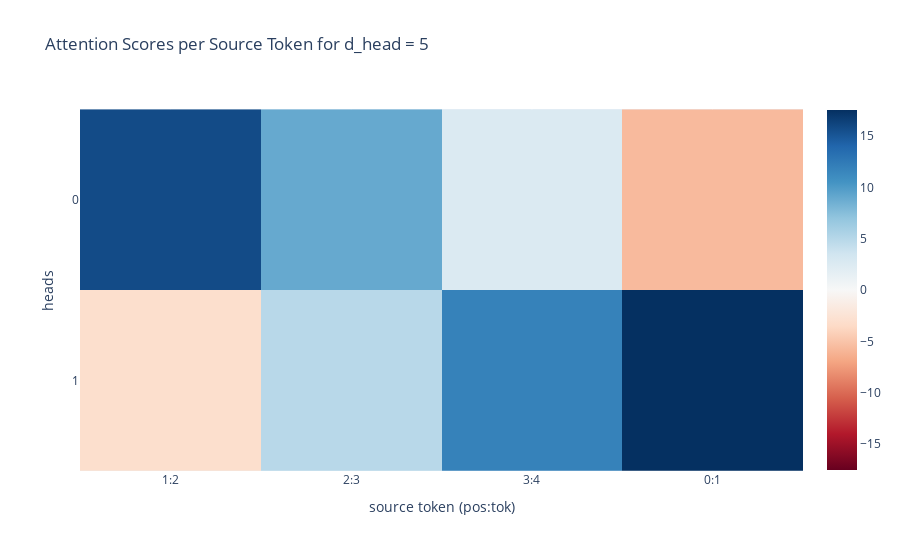

The notebook cell this image was saved under:
### Code cell
rankings = get_rankings(seq,checkpoints[5][-1])


ranked_dict = [{f"{rank[0]}:{rank[1]}": rank[2] for rank in rankings[head]} for head in rankings.keys()]
x_labels = [key for key in ranked_dict[0].keys()]
imshow([[ranked_dict[j][key] for key in ranked_dict[0].keys()] for j in range(len(ranked_dict))], xaxis = "source token (pos:tok)", x = x_labels, yaxis = "heads", y = ["0","1"],title = f"Attention Scores per Source Token for d_head = {dh}")

### Figure 1 — Plotly figure (JSON) as saved in the notebook; plotly's stock layout.template omitted (floating-point values rounded to 4 significant figures)
{"data": [{"coloraxis": "coloraxis", "hovertemplate": "source token (pos:tok): %{x}<br>heads: %{y}<br>color: %{z}<extra></extra>", "name": "0", "type": "heatmap", "x": ["1:2", "2:3", "3:4", "0:1"], "xaxis": "x", "y": ["0", "1"], "yaxis": "y", "z": [[15.78, 8.974, 2.595, -5.634], [-3.035, 4.887, 11.85, 17.54]]}], "layout": {"coloraxis": {"cmid": 0, "colorscale": [[0, "rgb(103,0,31)"], [0.1, "rgb(178,24,43)"], [0.2, "rgb(214,96,77)"], [0.3, "rgb(244,165,130)"], [0.4, "rgb(253,219,199)"], [0.5, "rgb(247,247,247)"], [0.6, "rgb(209,229,240)"], [0.7, "rgb(146,197,222)"], [0.8, "rgb(67,147,195)"], [0.9, "rgb(33,102,172)"], [1, "rgb(5,48,97)"]]}, "title": {"text": "Attention Scores per Source Token for d_head = 5"}, "xaxis": {"anchor": "y", "constrain": "domain", "domain": [0, 1], "scaleanchor": "y", "title": {"text": "source token (pos:tok)"}}, "yaxis": {"anchor": "x", "autorange": "reversed", "constrain": "domain", "domain": [0, 1], "title": {"text": "heads"}}}}
